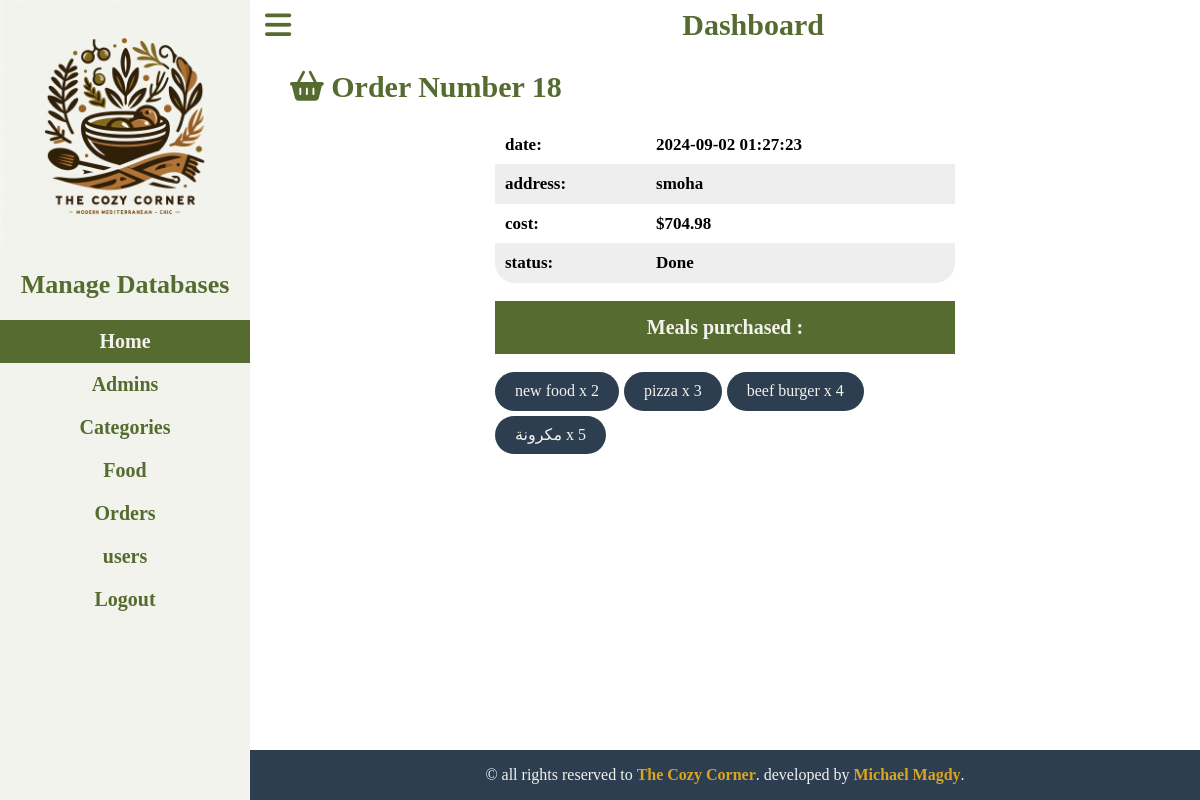
Screenshot of /admin/order-details.php?id=18 (signed in) with the database file from the repository.
### tables this page shows
CREATE TABLE `orders` (
  `order_id` int(10) UNSIGNED NOT NULL,
  `user_id` int(10) UNSIGNED NOT NULL,
  `total_price` decimal(10,2) NOT NULL,
  `order_date` datetime NOT NULL,
  `status` varchar(20) NOT NULL,
  `phone` varchar(20) NOT NULL,
  `address` text NOT NULL
);

CREATE TABLE `order_details` (
  `order_detail_id` int(10) UNSIGNED NOT NULL,
  `order_id` int(10) UNSIGNED NOT NULL,
  `food_id` int(10) UNSIGNED NOT NULL,
  `quantity` int(11) NOT NULL,
  `price` int(11) NOT NULL
);

CREATE TABLE `foods` (
  `id` int(10) UNSIGNED NOT NULL,
  `name` varchar(100) NOT NULL,
  `description` text NOT NULL,
  `price` decimal(10,2) NOT NULL,
  `category_id` int(10) UNSIGNED DEFAULT NULL,
  `featured` tinyint(1) NOT NULL,
  `active` tinyint(1) NOT NULL,
  `image_name` varchar(255) NOT NULL
);

### admin/order-details.php (the view, shortened to what this page needs)
<?php include('components/sidebar_header.php') ?>
<?php
    if(isset($_GET['id'])){
        $id = $_GET['id'];
        $sql_check = "SELECT * FROM orders WHERE order_id='{$id}'";
        $res_check = mysqli_query($conn, $sql_check);
        $order = mysqli_fetch_assoc($res_check);
        $sql2 = "SELECT foods.name as name, order_details.quantity as quantity, order_details.price as price
                FROM order_details
                left JOIN foods
                on food_id = id
                WHERE order_id = {$id}";
        $res2 = mysqli_query($conn, $sql2);
    } else {
        $_SERVER['stat'] = "Category not found";
        $_SERVER['success'] = false;
        header(SITE_URL."admin/manage-categories.php?name=categories");
    }
?>
    <main>
        <h2><i class="fa-solid fa-basket-shopping"></i> Order Number <?php echo $id?></h2>
        <div class="order-container">
        <table>
            <tr>
                <td>date: </td>
                <td><?php echo $order['order_date']?></td>
            </tr>
            <tr>
                <td>address: </td>
                <td><?php echo $order['address']?></td>
            </tr>
            <tr>
                <td>cost:</td>
                <td>$<?php echo $order['total_price']?></td>
            </tr>
            <tr>
                <td>status:</td>
                <td><?php echo $order['status']?></td>
            </tr>
        </table>
        <br>
        <h4>Meals purchased :</h4>
        <br>
        <ul>
            <?php
            while($item = mysqli_fetch_assoc($res2)){
                echo "<li> {$item['name']} x {$item['quantity']} </li>";
            }
            ?>
        </ul>
        </div>
    </main>
<?php include('Components/footer.php') ?>

### admin/css/dashboard.css (style rules this page uses)
* { margin: 0; padding: 0; box-sizing: border-box; }
:root { --Primary-color-green: #556B2F; --Primary-color-red: #E2725B; --Primary-color-brown: #8B4513; --accent-color-white: #f2f3ed; --accent-color-yellow: #DAA520; --accent-color-navy: #2C3E50; }
main { min-height: calc(100vh - 100px); padding: 20px; }
main>h2 { color: var(--Primary-color-green); font-size: 30px; margin-left: 20px; }
table { width: 100%; border-collapse: collapse; }
table td { padding: 10px; font-size: 17px; font-weight: bold; }
table tr:last-child td:first-child { border-bottom-left-radius: 20px; }
table tr:last-child td:last-child { border-bottom-right-radius: 20px; }
table tr:nth-child(even) { background-color: #eee; }
.order-container { max-width: 500px; margin: auto; padding: 20px; }
.order-container h4 { text-align: center; padding: 15px; background-color: var(--Primary-color-green); font-size: 20px; color: var(--accent-color-white); }
.order-container ul { text-align: center; list-style-type: none; display: flex; gap: 5px; align-items: center; flex-wrap: wrap; }
.order-container li { padding: 10px 20px; background-color: var(--accent-color-navy); color: var(--accent-color-white); width: fit-content; border-radius: 20px; }

### rows the page displays
orders: order_date "2024-09-02 01:27:23", address "smoha", total_price "704.98", status "Done"
order_details: food.name "new food", quantity "2"
order_details: food.name "pizza", quantity "3"
order_details: food.name "beef burger", quantity "4"
order_details: food.name "مكرونة", quantity "5"

### other values shown
$id "18"
